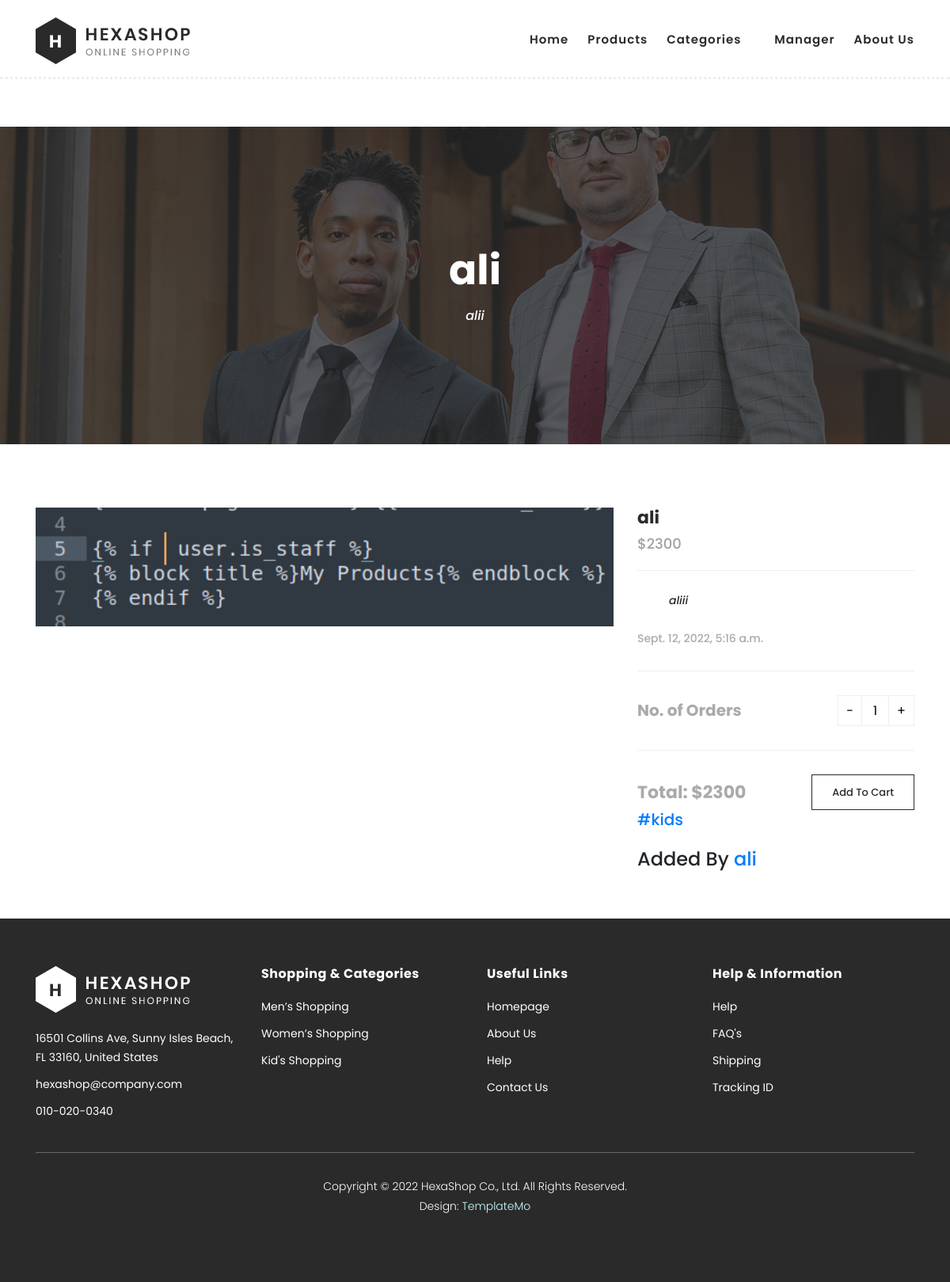
The app's page /products/single/alii/ with its own data.
### products/models.py (models this page shows, shortened)
class Product(models.Model):
    STATUS_CHOICES = (
        ('d' ,'draft'),
        ('p' , 'publish')
    )
    admin = models.ForeignKey(User , null=True , on_delete = models.SET_NULL , related_name='admin')
    title = models.CharField(max_length=50 , null=False , blank=False)
    slug = models.SlugField(max_length=50 , unique=True )
    description =models.TextField()
    categories = models.ManyToManyField('Category' , related_name='product' )
    price = models.BigIntegerField(null=True)
    image = models.ImageField(upload_to='products')
    created = models.DateTimeField(auto_now_add=True)
    status = models.CharField(max_length=1 , default='d' , choices=STATUS_CHOICES)
    stars = models.SmallIntegerField(default=0)
    class Meta:
        verbose_name = 'product'
        verbose_name_plural = 'products'
        ordering = ['-created']
    def Rstars(self):
        return range(self.stars)
    def get_thumbnail(self):
        return format_html(f"<img width='70' style='border-radius: 10px;' src='{self.image.url}'>")
    get_thumbnail.short_description = 'thumbnail'
    def cat_to_str(self):
        return ' , '.join([cat.title for cat in self.categories.published()])
    cat_to_str.short_description = 'categories'
    objects = ProductManager()

class Category(models.Model):
    title = models.CharField(max_length=100 , null=False , blank=False)
    slug = models.SlugField(max_length=50 , unique=True)
    image = models.ImageField(upload_to='categories' ,null=True , blank=True)
    status = models.BooleanField(default=True)
    parent = models.ForeignKey('self' , on_delete=models.CASCADE ,related_name='subcat' ,blank=True, null=True)
    class Meta :
        verbose_name = 'category'
        verbose_name_plural = 'categories'
        ordering = ['status']
    def get_thumbnail(self):
        return format_html(f"<img width='70' style='border-radius: 10px;' src='{self.image.url}'>")
    get_thumbnail.short_description = 'thumbnail'
    objects = CategoryManager()

### accounts/models.py (models this page shows)
class User(AbstractUser):
	is_admin = models.BooleanField(default = False , verbose_name = 'admin')
	special = models.DateTimeField(default = timezone.now  , verbose_name='special until ' )
	def is_special_user(self):
		if self.special > timezone.now():
			return True
		else:
			return False
	is_special_user.boolean = True
	is_special_user.short_description = 'special user'

### products/views.py (the view)
# urls.py: path('single/<slug:slug>/' , single_product  , name = 'single_product'),
def single_product(request , slug):
    product = get_object_or_404(Product , slug=slug , status='p')
    admin = product.admin
    print(admin)
    context = {
        "categories": pcategories,
        "admin" :admin,
        "product": product
    }
    return render(request , 'products/single-product.html' , context=context)

### products/models.py (called while the page is built)
    def published (self):
        return self.filter(status = True)

### templates/products/single-product.html (shortened to what this page needs)
{% extends 'products/base.html' %}
{% load static %}
{% block main %}
    <div class="page-heading" id="top">
        <div class="container">
            <div class="row">
                <div class="col-lg-12">
                    <div class="inner-content">
                        <h2>{{product.title}}</h2>
                        <span>{{product.slug}}</span>
                    </div>
                </div>
            </div>
        </div>
    </div>
    <section class="section" id="product">
        <div class="container">
            <div class="row">
                <div class="col-lg-8">
                <div class="left-images">
                    <img src="{{product.image.url}}" alt="">
                </div>
            </div>
            <div class="col-lg-4">
                <div class="right-content">
                    <h4>{{product.title}}</h4>
                    <span class="price">${{product.price}}</span>
                    <ul class="stars">
                        {% for s in product.Rstars %}
                        <li><i class="fa fa-star"></i></li>
                        {% endfor %}
                    </ul>
                    <div class="quote">
                        <i class="fa fa-quote-left"></i><p>{{product.description|safe}}</p>
                    </div>
                    <span>{{product.created}}</span>
                    <div class="quantity-content">
                        <div class="left-content">
                            <h6>No. of Orders</h6>
                        </div>
                        <div class="right-content">
                            <div class="quantity buttons_added">
                                <input type="button" value="-" class="minus"><input type="number" step="1" min="1" max="" name="quantity" value="1" title="Qty" class="input-text qty text" size="4" pattern="" inputmode=""><input type="button" value="+" class="plus">
                            </div>
                        </div>
                    </div>
                    <div class="total">
                        <h4>Total: ${{product.price}}</h4>
                        <div class="main-border-button"><a href="#">Add To Cart</a></div>
                    </div>
                    <div>
                        <ul>
                            {% for cat in product.categories.published %}
                             <a href="{% url 'products:category_page' cat.slug %}"><h5>#{{cat.title}}</h5></a>
                            {% endfor %}
                        </ul>
                    </div>
                </div>
                <br>
                <div>
                        <h4 >Added By <a href="{% url 'products:admin' admin.username %}">{{admin.username}}</a></h4 >
                    </div>
            </div>
            </div>
        </div>
    </section>
 {% endblock %}

### static/products/assets/css/templatemo-hexashop.css (style rules this page uses)
html, body, div, span, applet, object, iframe, h1, h2, h3, h4, h5, h6, p, blockquote, div pre, a, abbr, acronym, address, big, cite, code, del, dfn, em, font, img, ins, kbd, q, s, samp, small, strike, strong, sub, sup, tt, var, b, u, i, center, dl, dt, dd, ol, ul, li, figure, header, nav, section, article, aside, footer, figcaption { margin: 0; padding: 0; border: 0; outline: 0; }
ul, li { padding: 0; margin: 0; list-style: none; }
header, nav, section, article, aside, footer, hgroup { display: block; }
* { box-sizing: border-box; }
html, body { font-family: 'Poppins', sans-serif; font-weight: 400; background-color: #fff; font-size: 16px; -ms-text-size-adjust: 100%; -webkit-font-smoothing: antialiased; -moz-osx-font-smoothing: grayscale; }
a { text-decoration: none !important; }
h1, h2, h3, h4, h5, h6 { margin-top: 0px; margin-bottom: 0px; }
ul { margin-bottom: 0px; }
p { font-size: 14px; line-height: 25px; color: #2a2a2a; }
html, body { background: #fff; font-family: 'Poppins', sans-serif; }
.main-border-button a { font-size: 13px; color: #fff; border: 1px solid #fff; padding: 12px 25px; display: inline-block; font-weight: 500; transition: all .3s; }
.page-heading { margin-top: 160px; margin-bottom: 30px; background-image: url(../images/products-page-heading.jpg); background-position: center center; background-size: cover; background-repeat: no-repeat; }
.page-heading .inner-content { padding: 150px 0px; text-align: center; }
.page-heading .inner-content h2 { font-size: 52px; color: #fff; font-weight: 700; margin-bottom: 15px; }
.page-heading .inner-content span { font-size: 16px; font-weight: 500; color: #fff; font-style: italic; }
#product { margin-top: 80px; }
#product .left-images img { width: 100%; overflow: hidden; margin-bottom: 30px; }
#product .right-content { position: relative; z-index: 3; background-color: #fff; }
#product .right-content h4 { font-size: 22px; color: #2a2a2a; font-weight: 700; margin-bottom: 0px; }
#product .right-content span.price { font-size: 18px; color: #a1a1a1; font-weight: 500; display: block; margin-top: 5px; border-bottom: 1px solid #eee; padding-bottom: 20px; }
#product .right-content ul.stars { position: absolute; right: 0; top: 0; }
#product .right-content ul.stars li { display: inline; font-size: 13px; }
#product .right-content span { font-size: 14px; color: #aaaaaa; font-weight: 500; display: block; margin-top: 25px; }
#product .right-content .quote { margin-top: 25px; }
#product .right-content .quote i { float: left; font-size: 32px; margin-right: 15px; margin-top: 10px; }
#product .right-content .quote p { font-style: italic; color: #2a2a2a; font-weight: 500; }
#product .right-content p { font-size: 14px; color: #aaaaaa; font-weight: 500; display: block; margin-top: 25px; }
.quantity-content { margin-top: 30px; padding-top: 30px; border-top: 1px solid #eee; border-bottom: 1px solid #eee; width: 100%; padding-bottom: 30px; margin-bottom: 30px; }
.quantity-content .left-content { float: left; margin-right: 30px; }
.quantity-content .right-content { text-align: right; }
.quantity-content .left-content h6 { padding-top: 7px; font-size: 20px; font-weight: 700; color: #aaa; position: relative; z-index: 11; }
.total h4 { float: left; font-size: 20px; margin-top: 10px; color: #aaa!important; }
.total .main-border-button { text-align: right; }
.total .main-border-button a { border-color: #2a2a2a; color: #2a2a2a; }
.quantity { display: inline-block; }
.quantity .input-text.qty { width: 35px; height: 39px; padding: 0 5px; text-align: center; background-color: transparent; border: 1px solid #efefef; }
.quantity.buttons_added { text-align: left; position: relative; white-space: nowrap; vertical-align: top; }
.quantity.buttons_added input { display: inline-block; margin: 0; vertical-align: top; box-shadow: none; }
.quantity.buttons_added .minus, .quantity.buttons_added .plus { padding: 7px 10px 8px; height: 39px; background-color: #ffffff; border: 1px solid #efefef; cursor:pointer; }
.quantity.buttons_added .minus { border-right: 0; }
.quantity.buttons_added .plus { border-left: 0; }

### records on screen
Product: title "ali", slug "alii", image (picture), price "2300", stars 3 (drawn), description "aliii", created "Sept. 12, 2022, 5:16 a.m."
Category: title "kids"
User: username "ali"
